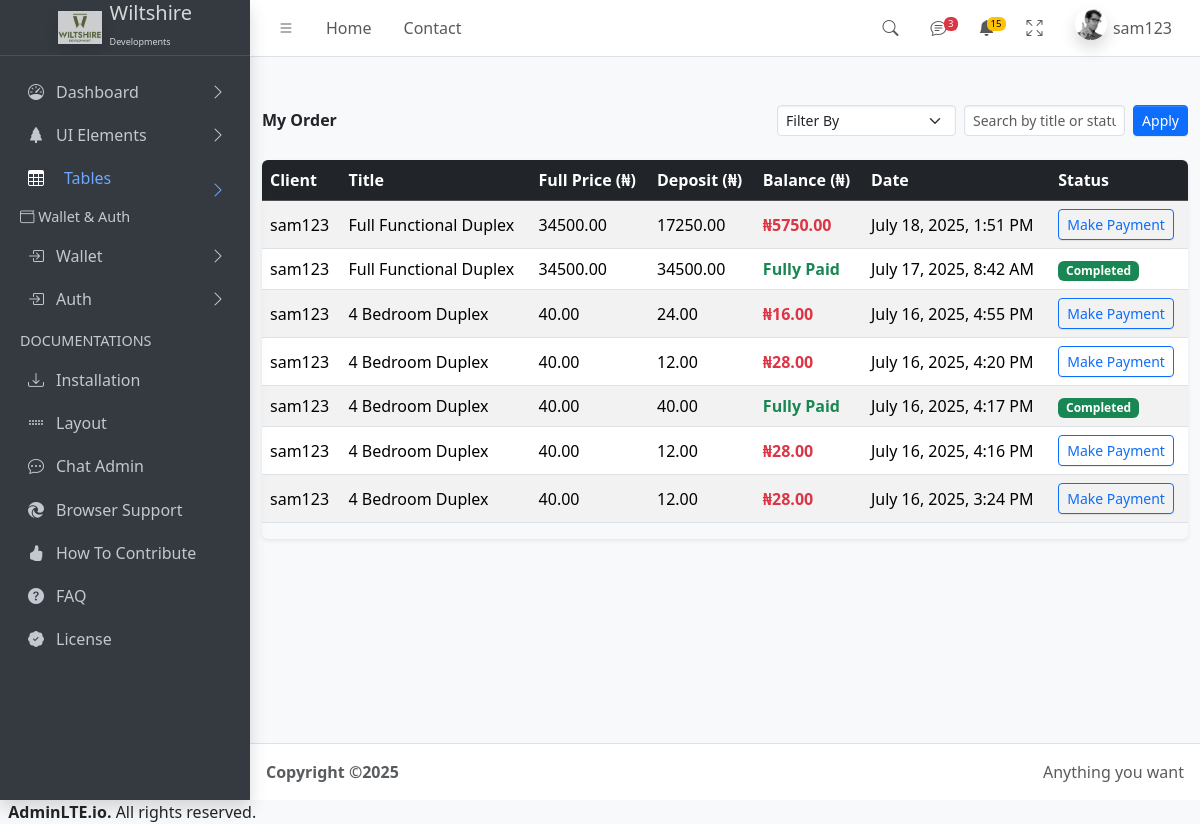
Page /Dashboard/my-orders/ (signed in) on the committed database.
### myapp/models.py (models this page shows, shortened)
class PurchasedProduct(models.Model):
    paymentMethod = [
        ('Wallet', 'Wallet'),
        ('Paystack', 'Paystack')
    ]
    user = models.ForeignKey(User, on_delete=models.CASCADE)
    transaction = models.ForeignKey('Transaction', on_delete=models.CASCADE, related_name='products')
    title = models.CharField(max_length=255)
    method= models.CharField(choices=paymentMethod, max_length=50)
    price = models.FloatField()
    deposit = models.FloatField(null=True, blank=True)
    to_balance = models.FloatField(null=True, blank=True)
    date_added = models.DateTimeField(auto_now_add=True)

### myapp/views.py (the view, shortened to what this page needs)
# urls.py: path('Dashboard/my-orders/', views.my_orders, name='my_orders'),
def my_orders(request):
    user = request.user
    username = user.username
    is_client_user = is_client(user)
    is_admin_user = is_admin(user)
    orders = PurchasedProduct.objects.none()
    if is_client_user:
        orders = PurchasedProduct.objects.filter(user=user)
    if is_admin_user:
        orders = PurchasedProduct.objects.all()
    selected_user_id = request.GET.get("user")
    if selected_user_id:
        orders = orders.filter(user_id=selected_user_id)
    filter_type = request.GET.get('filter')
    today = datetime.today()
    if filter_type == 'day':
        orders = orders.filter(date_added__date=today.date())
    elif filter_type == 'month':
        orders = orders.filter(date_added__month=today.month)
    elif filter_type == 'year':
        orders = orders.filter(date_added__year=today.year)
    search_query = request.GET.get('search')
    orders = orders.order_by('-date_added')
    for order in orders:
        try:
            property_obj = Property.objects.get(title=order.title)
            subscription_plan = SubscriptionPropertyPlan.objects.filter(property=property_obj).first()
            order.subscription_plan = subscription_plan
        except Property.DoesNotExist:
            order.subscription_plan = None
        trans = WalletTransaction.objects.filter(
            user=order.user,
            reference__startswith=f"ORDER-{order.id}-"
        ).first()
        amount = order.to_balance if order.to_balance is not None else 0
        order.payment_reference = trans.reference
    percentage_options = [str(i) for i in range(30, 101, 10)]
    admin_group = Group.objects.get(name='admin')
    admin_users = admin_group.user_set.all()
    non_admin_users = get_user_model().objects.exclude(id__in=admin_users)
    return render(request, 'Dashboard/my_orders.html', {
        'orders': orders,
        'is_client': is_client_user,
        'is_admin': is_admin_user,
        'user_username': username,
        'percentage_options': percentage_options,
        'PayStackKey': settings.PAYSTACK_PUBLIC_KEY,
        'all_users': non_admin_users if request.user.is_superuser else None,
        'selected_user_id': selected_user_id,
    })

### myapp/context_processors.py (called while the page is built)
def user_info(request):
    if request.user.is_authenticated:
        return {
            'user_username': request.user.username,
        }
    return {}

### myapp/utils.py (called while the page is built)
def is_client(user):
    return user.groups.filter(name='client').exists()

### myapp/views.py (called while the page is built)
def is_admin(user):
    return user.is_staff or user.is_superuser

### myapp/templates/Dashboard/my_orders.html (shortened to what this page needs)
{% load static %}
{% include 'Dashboard/header.html' %}
<main class="app-main">
  <div class="container my-5">
    <div class="d-flex justify-content-between align-items-center mb-4">
      <h3 class="fw-bold">
        {% if is_admin %} All Clients Order {% else %} My Order {% endif %}
      </h3>
      <form class="d-flex gap-2" method="get" novalidate>
        <select name="filter" class="form-select form-select-sm">
          <option value="">Filter By</option>
        </select>
        <input type="text" name="search" value="{{ request.GET.search }}" class="form-control form-control-sm" placeholder="Search by title or status...">
        <button class="btn btn-sm btn-primary" type="submit">Apply</button>
      </form>
    </div>
    {% if orders %}
      <div class="table-responsive shadow-sm rounded">
        <table class="table table-hover align-middle table-striped">
          <thead class="table-dark">
            <tr>
              <th>Client</th>
              <th>Title</th>
              <th>Full Price (₦)</th>
              <th>Deposit (₦)</th>
              <th>Balance (₦)</th>
              <th>Date</th>
              <th>Status</th>
            </tr>
          </thead>
          <tbody>
            {% for item in orders %}
              <tr>
                <td>{{ item.user.get_full_name|default:item.user.username }}</td>
                <td>{{ item.title }}</td>
                <td>{{ item.price|default:0|floatformat:2 }}</td>
                <td>{{ item.deposit|default:0|floatformat:2 }}</td>
                <td>
                  {% if item.to_balance > 0 %}
                    <span class="text-danger fw-bold">₦{{ item.to_balance|floatformat:2 }}</span>
                  {% else %}
                    <span class="text-success fw-semibold">Fully Paid</span>
                  {% endif %}
                </td>
                <td>{{ item.date_added|date:"F j, Y, g:i A" }}</td>
                <td>
                  {% if item.to_balance > 0 %}
                    {% with plan=item.subscription_plan %}
                    {% if is_client %}
                    <button type="button" class="btn btn-sm btn-outline-primary" data-bs-toggle="modal" data-bs-target="#paymentModal{{ item.id }}">
                      Make Payment
                    </button>
                    {% endif %}
                    {% endwith %}
                  {% else %}
                    <span class="badge bg-success">Completed</span>
                  {% endif %}
                </td>
              </tr>
            {% endfor %}
          </tbody>
        </table>
      </div>
    {% else %}
      <div class="alert alert-info mt-4">You have no orders yet.</div>
    {% endif %}
  </div>
</main>
<link href="https://cdn.jsdelivr.net/npm/bootstrap-icons@1.10.5/font/bootstrap-icons.css" rel="stylesheet">
{% include 'Dashboard/footer.html' %}

### myapp/templates/Dashboard/header.html (shortened to what this page needs)
{% load static %}
{% load django_browser_reload %}
<!doctype html>
<html lang="en">
  <head>
    <link rel="stylesheet" href="https://cdnjs.cloudflare.com/ajax/libs/font-awesome/6.5.0/css/all.min.css" />
    <link
      rel="stylesheet"
      href="https://cdn.jsdelivr.net/npm/@fontsource/source-sans-3@5.0.12/index.css"
    />
    <script src="https://cdn.tailwindcss.com"></script>
    <link
      rel="stylesheet"
      href="https://cdn.jsdelivr.net/npm/overlayscrollbars@2.10.1/styles/overlayscrollbars.min.css"
    />
    <link
      rel="stylesheet"
      href="https://cdn.jsdelivr.net/npm/bootstrap-icons@1.11.3/font/bootstrap-icons.min.css"
    />
    <link rel="stylesheet" href="{% static 'dist/css/adminlte.css' %}" />
    <link
      rel="stylesheet"
      href="https://cdn.jsdelivr.net/npm/apexcharts@3.37.1/dist/apexcharts.css"
    />
    <link
      rel="stylesheet"
      href="https://cdn.jsdelivr.net/npm/jsvectormap@1.5.3/dist/css/jsvectormap.min.css"
    />
  </head>
  <body class="layout-fixed sidebar-expand-lg bg-body-tertiary">
    <div class="app-wrapper">
      <nav class="app-header navbar navbar-expand bg-body">
        <div class="container-fluid">
          <ul class="navbar-nav">
            <li class="nav-item">
              <a class="nav-link" data-lte-toggle="sidebar" href="#" role="button">
                <i class="bi bi-list"></i>
              </a>
            </li>
            <li class="nav-item d-none d-md-block"><a href="#" class="nav-link">Home</a></li>
            <li class="nav-item d-none d-md-block"><a href="#" class="nav-link">Contact</a></li>
          </ul>
          <ul class="navbar-nav ms-auto">
            <li class="nav-item">
              <a class="nav-link" data-widget="navbar-search" href="#" role="button">
                <i class="bi bi-search"></i>
              </a>
            </li>
            <li class="nav-item dropdown">
              <a class="nav-link" data-bs-toggle="dropdown" href="#">
                <i class="bi bi-chat-text"></i>
                <span class="navbar-badge badge text-bg-danger">3</span>
              </a>
            </li>
            <li class="nav-item dropdown">
              <a class="nav-link" data-bs-toggle="dropdown" href="#">
                <i class="bi bi-bell-fill"></i>
                <span class="navbar-badge badge text-bg-warning">15</span>
              </a>
            </li>
            <li class="nav-item">
              <a class="nav-link" href="#" data-lte-toggle="fullscreen">
                <i data-lte-icon="maximize" class="bi bi-arrows-fullscreen"></i>
              </a>
            </li>
            <li class="nav-item dropdown user-menu">
              <a href="#" class="nav-link dropdown-toggle flex" data-bs-toggle="dropdown">
                <img
                  src="{% static 'dist/assets/img/user2-160x160.jpg' %}"
                  class="user-image rounded-circle shadow"
                  alt="User Image"
                />
                {% if user.is_authenticated %}
                  <span class="d-none d-md-inline">
                    {{ user_username }}
                  </span>
                {% endif %}
              </a>
            </li>
          </ul>
        </div>
      </nav>
      <aside class="app-sidebar bg-body-secondary shadow" data-bs-theme="dark">
        <div class="sidebar-brand">
          <a href="#" class="brand-link">
            <img
              src="{% static 'img/Wiltshire-01.jpg' %}"
              alt=""
              class="brand-image opacity-75 shadow"
            />
            <span class="brand-text fw-light"><span>Wiltshire</span> <br> <sup style='font-size:9px' class='mt-1'>Developments</sup></span>
          </a>
        </div>
        <div class="sidebar-wrapper">
          <nav class="mt-2">
            <ul
              class="nav sidebar-menu flex-column"
              data-lte-toggle="treeview"
              role="menu"
              data-accordion="false"
            >
              <li class="nav-item">
                <a href="{% url 'Dashboard' %}" class="nav-link">
                  <i class="nav-icon bi bi-speedometer"></i>
                  <p>
                    Dashboard
                  </p>
                </a>
              </li>
              <li class="nav-item">
                <a href="#" class="nav-link">
                  <i class="nav-icon bi bi-tree-fill"></i>
                  <p>
                    UI Elements
                  </p>
                </a>
              </li>
              <li class="nav-item">
                 <div class="flex">
                  <i class="nav-icon bi bi-table ml-4 text-white"></i>
                  <button class="nav-link w-full d-flex justify-content-between align-items-center" id="getOpen" onclick="TheTableOpen()">
                    <span>
                      Tables
                    </span>
                    <i class="nav-arrow bi bi-chevron-right"  style="float:right"></i>
                  </button>
                </div>
              </li>
              <li class="nav-header">
                <i class="bi bi-wallet"></i> Wallet & Auth
              </li>
              <li class="nav-item">
                <a href="{% url 'initiate_wallet_payment' %}" class="nav-link {% if request.resolver_match.url_name == 'initiate_wallet_payment' %} active{% endif %}">
                  <i class="nav-icon bi bi-box-arrow-in-right"></i>
                  <p>
                    Wallet
                  </p>
                </a>
              </li>
              <li class="nav-item">
                <a href="#" class="nav-link">
                  <i class="nav-icon bi bi-box-arrow-in-right"></i>
                  <p>
                    Auth
                  </p>
                </a>
              </li>
              <li class="nav-header">DOCUMENTATIONS</li>
              <li class="nav-item">
                <a href="../docs/introduction.html" class="nav-link">
                  <i class="nav-icon bi bi-download"></i>
                  <p>Installation</p>
                </a>
              </li>
              <li class="nav-item">
                <a href="../docs/layout.html" class="nav-link">
                  <i class="nav-icon bi bi-grip-horizontal"></i>
                  <p>Layout</p>
                </a>
              </li>
                {% if is_client %}
                <li class="nav-item">
                  <a href="{% url 'client_chat' %}" class="nav-link">
                      <i class="nav-icon bi bi-chat-dots"></i>
                      <p>Chat Admin</p>
                  </a>
              </li>
                {% endif %}
              <li class="nav-item">
                <a href="../docs/browser-support.html" class="nav-link">
                  <i class="nav-icon bi bi-browser-edge"></i>
                  <p>Browser Support</p>
                </a>
              </li>
              <li class="nav-item">
                <a href="../docs/how-to-contribute.html" class="nav-link">
                  <i class="nav-icon bi bi-hand-thumbs-up-fill"></i>
                  <p>How To Contribute</p>
                </a>
              </li>
              <li class="nav-item">
                <a href="../docs/faq.html" class="nav-link">
                  <i class="nav-icon bi bi-question-circle-fill"></i>
                  <p>FAQ</p>
                </a>
              </li>
              <li class="nav-item">
                <a href="../docs/license.html" class="nav-link">
                  <i class="nav-icon bi bi-patch-check-fill"></i>
                  <p>License</p>
                </a>
              </li>
            </ul>
          </nav>
        </div>
      </aside>

### myapp/templates/Dashboard/my_orders.html (style rules this page uses)
.table td, .table th { vertical-align: middle; }

### rows in the picture
PurchasedProduct: user.get_full_name "sam123", title "Full Functional Duplex", price "34500.00", deposit "17250.00", to_balance "5750.00", date_added "July 18, 2025, 1:51 PM"
PurchasedProduct: user.get_full_name "sam123", title "Full Functional Duplex", price "34500.00", deposit "34500.00", to_balance "Fully Paid", date_added "July 17, 2025, 8:42 AM"
PurchasedProduct: user.get_full_name "sam123", title "4 Bedroom Duplex", price "40.00", deposit "24.00", to_balance "16.00", date_added "July 16, 2025, 4:55 PM"
PurchasedProduct: user.get_full_name "sam123", title "4 Bedroom Duplex", price "40.00", deposit "12.00", to_balance "28.00", date_added "July 16, 2025, 4:20 PM"
PurchasedProduct: user.get_full_name "sam123", title "4 Bedroom Duplex", price "40.00", deposit "40.00", to_balance "Fully Paid", date_added "July 16, 2025, 4:17 PM"
PurchasedProduct: user.get_full_name "sam123", title "4 Bedroom Duplex", price "40.00", deposit "12.00", to_balance "28.00", date_added "July 16, 2025, 4:16 PM"
PurchasedProduct: user.get_full_name "sam123", title "4 Bedroom Duplex", price "40.00", deposit "12.00", to_balance "28.00", date_added "July 16, 2025, 3:24 PM"

### other values in the picture
{{ user_username }} "sam123"
